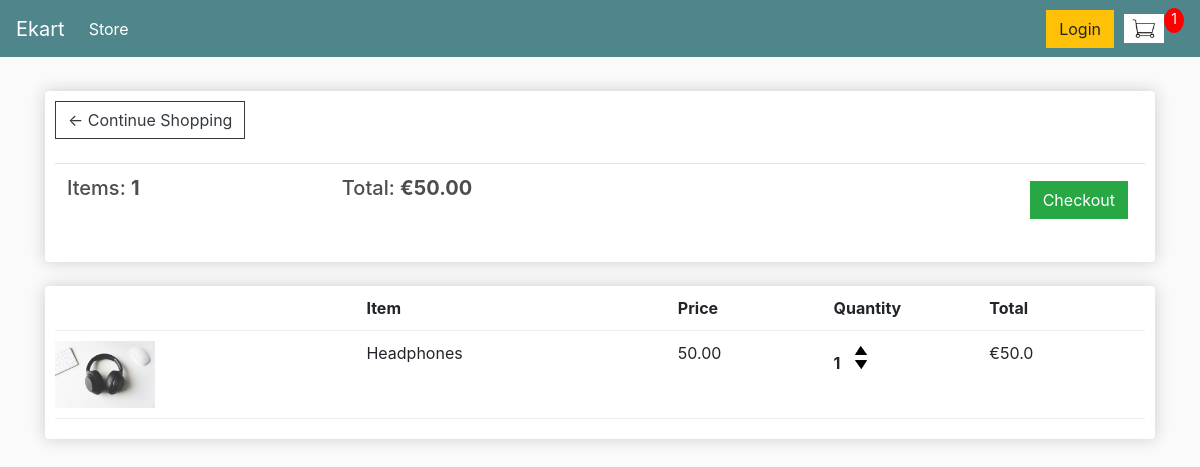
The app's page /cart/ (signed in) with its own data.
### forward/models.py (models this page shows, shortened)
class Order(models.Model):
	customer = models.ForeignKey(Customer, on_delete=models.SET_NULL, null=True, blank=True)
	date_ordered = models.DateTimeField(auto_now_add=True)
	complete = models.BooleanField(default=False)
	transaction_id = models.CharField(max_length=100, null=True)
	@property
	def get_cart_total(self):
		orderitems = self.orderitem_set.all()
		total = sum([item.get_total for item in orderitems])
		return total
	@property
	def get_cart_items(self):
		orderitems = self.orderitem_set.all()
		total = sum([item.quantity for item in orderitems])
		return total

class OrderItem(models.Model):
	product = models.ForeignKey(Product, on_delete=models.SET_NULL, null=True)
	order = models.ForeignKey(Order, on_delete=models.SET_NULL, null=True)
	quantity = models.IntegerField(default=0, null=True, blank=True)
	date_added = models.DateTimeField(auto_now_add=True)
	@property
	def get_total(self):
		total = self.product.price * self.quantity
		return total

class Product(models.Model):
	name = models.CharField(max_length=200)
	price = models.FloatField()
	digital = models.BooleanField(default=False,null=True, blank=True)
	image = models.ImageField(null=True, blank= True)
	@property
	def imageURL(self):
		try:
			url = self.image.url
		except:
			url = ''
		return url

### forward/views.py (the view)
# urls.py: path('cart/', views.cart, name='cart'),
def cart(request):
	if request.user.is_authenticated:
		customer = request.user.customer
		order, created = Order.objects.get_or_create(customer=customer, complete=False)
		items=order.orderitem_set.all()
		cartItems = order.get_cart_items
	else:
		items = []
		order = {"get_cart_total" :0, "get_cart_items":0}
		cartItems = order['get_cart_items']
	context={"items" : items, "order": order, 'cartItems':cartItems}
	return render(request, 'store/cart.html', context)

### forward/templates/store/cart.html
{% extends "store/main.html" %}
{% load static %}
{% block content %}
<div class="row">
    <div class="col-lg-12">
        <div class="box-element">
            <a class="btn btn-outline-dark" href="{% url 'store' %}">&#x2190; Continue Shopping </a>
            <br>
            <br>
            <table class='table'>
                <tr>
                    <th><h5>Items: <Strong>{{order.get_cart_items}}</Strong></h5></th>
                    <th><h5>Total: <Strong>€{{order.get_cart_total|floatformat:2}}</Strong></h5></th>
                    <th>
                        <a style="float:right; margin:5px" class='btn btn-success' href='{% url 'checkout' %}'> Checkout </a>
                    </th>
                </tr>
            </table>
        </div>
        <br>
        <div class='box-element'>
            <div class ="cart-row">
                <div style = "flex:2"></div>
                <div style = "flex:2"><strong>Item</strong></div>
                <div style = "flex:1"><strong>Price</strong></div>
                <div style = "flex:1"><strong>Quantity</strong></div>
                <div style = "flex:1"><strong>Total</strong></div>
            </div>
            {% for item in items %}
            <div class ="cart-row">
                <div style = "flex:2"><img class= "row-image" src="{{item.product.imageURL}}"></img></div>
                <div style = "flex:2">{{item.product.name}}</div>
                <div style = "flex:1">{{item.product.price|floatformat:2}}</div>
                <div style = "flex:1">
                    <p class="quantity">{{item.quantity}}</p>
                    <div class="quantity">
						<img data-product = {{item.product.id}} data-action = "add" class="chg-quantity update-cart" src="{% static  'images/arrow-up.png' %}">
						<img data-product = {{item.product.id}} data-action = "remove" class="chg-quantity update-cart" src="{% static  'images/arrow-down.png' %}">
					</div>
				</div>
				<div style = "flex:1">€{{item.get_total}}</div>
            </div>
            {% endfor %}
        </div>
    </div>
</div>
{% endblock content %}

### static/css/main.css (style rules this page uses)
body { background-color: hsl(0, 0%, 98%); }
h1,h2,h3,h4,h5,h6 { color:hsl(0, 0%, 30%); }
.box-element { box-shadow:hsl(0, 0%, 80%) 0 0 16px; background-color: #fff; border-radius: 4px; padding: 10px; }
.col-lg-4, .col-lg-6, .col-lg-8, .col-lg-12 { margin-top: 10px; }
.btn { border-radius: 0; }
.row-image { width: 100px; }
.cart-row { display: flex; align-items: flex-stretch; padding-bottom: 10px; margin-bottom: 10px; border-bottom: 1px solid #ececec; }
.quantity { display: inline-block; font-weight: 700; padding-right:10px; }
.chg-quantity { width: 12px; cursor: pointer; display: block; margin-top: 5px; transition:.1s; }

### records on screen
Order: get_cart_items "1", get_cart_total "50.00"
OrderItem: product.imageURL (picture), product.name "Headphones", product.price "50.00", quantity "1", get_total "50.0"

### other values on screen
{{ cartItems }} "1"
